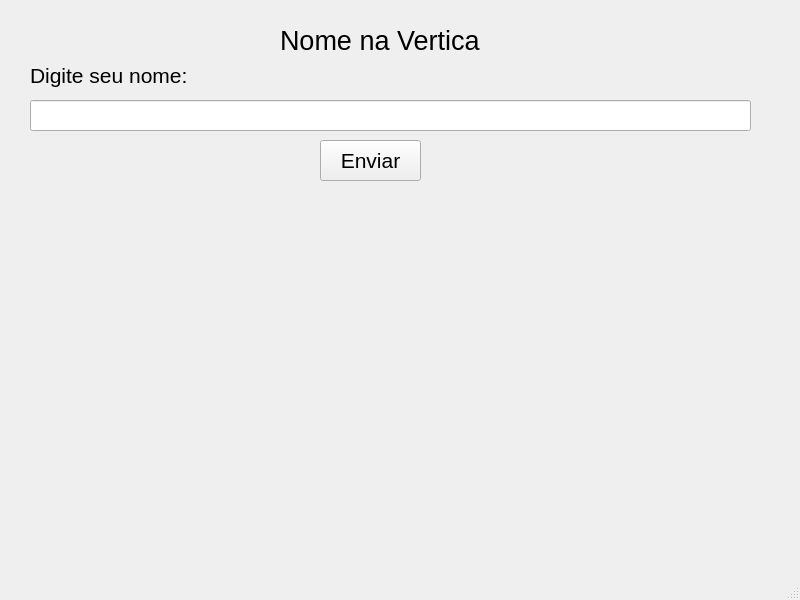
<?xml version="1.0" encoding="UTF-8"?>
<ui version="4.0">
 <class>MainWindow</class>
 <widget class="QMainWindow" name="MainWindow">
  <property name="geometry">
   <rect>
    <x>0</x>
    <y>0</y>
    <width>800</width>
    <height>600</height>
   </rect>
  </property>
  <property name="windowTitle">
   <string>MainWindow</string>
  </property>
  <widget class="QWidget" name="centralwidget">
   <widget class="QLabel" name="label">
    <property name="geometry">
     <rect>
      <x>280</x>
      <y>20</y>
      <width>201</width>
      <height>41</height>
     </rect>
    </property>
    <property name="font">
     <font>
      <pointsize>20</pointsize>
     </font>
    </property>
    <property name="text">
     <string>Nome na Vertical</string>
    </property>
   </widget>
   <widget class="QLabel" name="label_2">
    <property name="geometry">
     <rect>
      <x>30</x>
      <y>60</y>
      <width>291</width>
      <height>31</height>
     </rect>
    </property>
    <property name="font">
     <font>
      <pointsize>16</pointsize>
     </font>
    </property>
    <property name="text">
     <string>Digite seu nome:</string>
    </property>
   </widget>
   <widget class="QLineEdit" name="lineEdit">
    <property name="geometry">
     <rect>
      <x>30</x>
      <y>100</y>
      <width>721</width>
      <height>31</height>
     </rect>
    </property>
    <property name="font">
     <font>
      <pointsize>16</pointsize>
     </font>
    </property>
   </widget>
   <widget class="QLabel" name="label_res">
    <property name="geometry">
     <rect>
      <x>30</x>
      <y>190</y>
      <width>721</width>
      <height>361</height>
     </rect>
    </property>
    <property name="font">
     <font>
      <pointsize>16</pointsize>
     </font>
    </property>
    <property name="text">
     <string/>
    </property>
    <property name="alignment">
     <set>Qt::AlignCenter</set>
    </property>
    <property name="wordWrap">
     <bool>true</bool>
    </property>
   </widget>
   <widget class="QPushButton" name="pushButton">
    <property name="geometry">
     <rect>
      <x>320</x>
      <y>140</y>
      <width>101</width>
      <height>41</height>
     </rect>
    </property>
    <property name="font">
     <font>
      <pointsize>16</pointsize>
     </font>
    </property>
    <property name="text">
     <string>Enviar</string>
    </property>
   </widget>
  </widget>
  <widget class="QMenuBar" name="menubar">
   <property name="geometry">
    <rect>
     <x>0</x>
     <y>0</y>
     <width>800</width>
     <height>21</height>
    </rect>
   </property>
  </widget>
  <widget class="QStatusBar" name="statusbar"/>
 </widget>
 <resources/>
 <connections/>
</ui>
